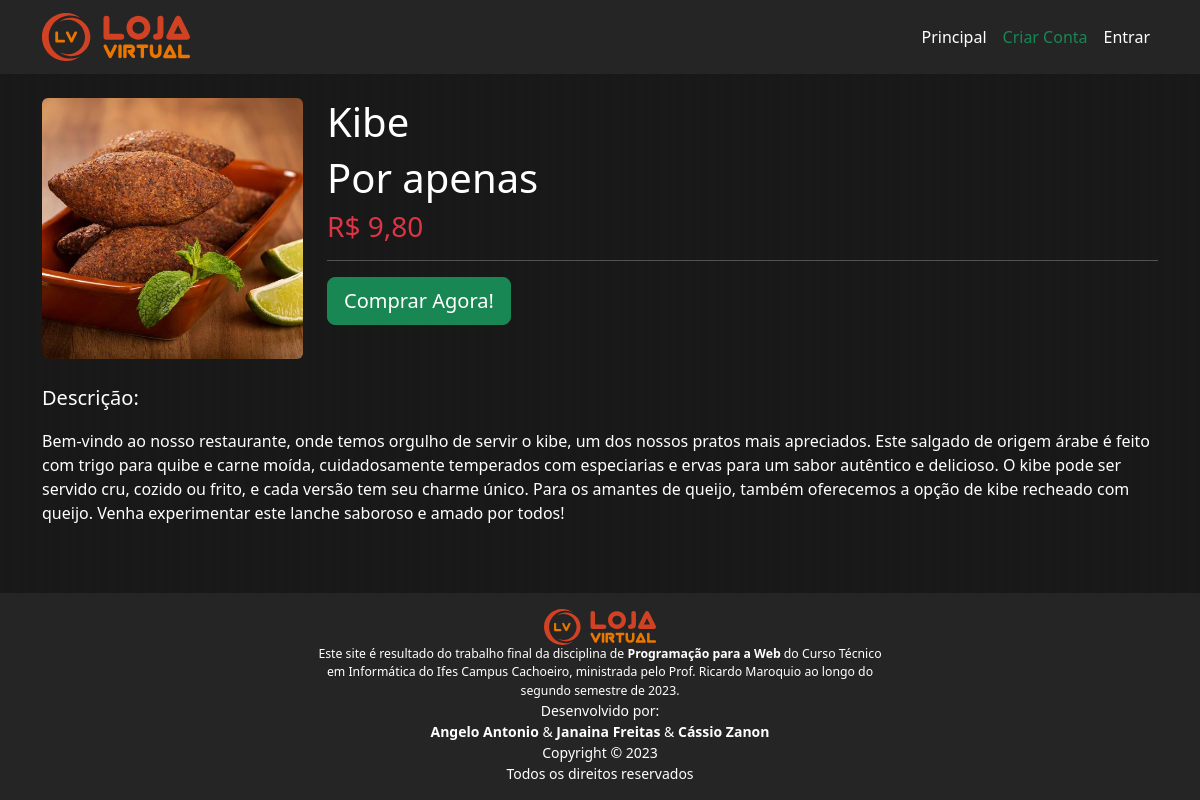
The page /produto/12 on the database its author committed.
### tables this page shows
CREATE TABLE produto (
    id           INTEGER         PRIMARY KEY AUTOINCREMENT,
    nome         TEXT            NOT NULL,
    preco        INTEGER         NOT NULL,
    descricao    TEXT            NOT NULL,
    categoria    TEXT            NOT NULL
    );

### routes/RootRouter.py (the view)
@router.get("/produto/{id_produto:int}")
async def get_produto_descricao(request: Request, id_produto: int = Path(), usuario: Usuario = Depends(obter_usuario_logado),):
    produto = ProdutoRepo.obter_por_id(id_produto)
    return templates.TemplateResponse("root/detalhes.html", {"request": request, "usuario": usuario, "produto": produto},)

### templates/root/detalhes.html (shortened to what this page needs)
{% extends "base.html" %}
{% block principal %}
<div class="col-12 text-white">
    <div class="row">
        <div class="col-3 mb-4">
            <img src="/static/img/produtos/{{ '%04d'|format(produto.id) }}.jpg" alt="" class="img-fluid rounded">
        </div>
        <div class="col-9 mb-4">
            <h1>{{ produto.nome }}</h1>
            <h6 class="display-6">Por apenas</h6>
            <h3 class="text-danger">R$ {{ produto.preco }}</h3>
            <hr>
            {% set text = "Comprar Agora!" %}
            {% set type = "button" %}
            {% set classe = "btn-success btn-lg" %}
            {% include "includes/button.html" %}
        </div>
    </div>
</div>
<div class="col-12 text-white">
    <p class="lead">Descrição:</p>
    <p>{{ produto.descricao }}</p>
</div>
{% endblock %}

### static/css/estilos.css (style rules this page uses)
* { margin: 0; padding: 0; box-sizing: border-box; }
body { background-image: linear-gradient(to right, #191919 50%, #181818 50%); background-size: 12px 100%; }

### rows shown on the page
produto: nome "Kibe", preco "9,80", descricao "Bem-vindo ao nosso restaurante, onde temos orgulho de servir o kibe, um dos nossos pratos mais apreciados. Este salgado de origem árabe é feito com trigo para quibe e carne moída, cuidadosamente temperados com especiarias e ervas para um sabor autêntico e delicioso. O kibe pode ser servido cru, cozido ou frito, e cada versão tem seu charme único. Para os amantes de queijo, também oferecemos a opção de kibe recheado com queijo. Venha experimentar este lanche saboroso e amado por todos!"

### other values the page prints
{{ text }} "Comprar Agora!"
